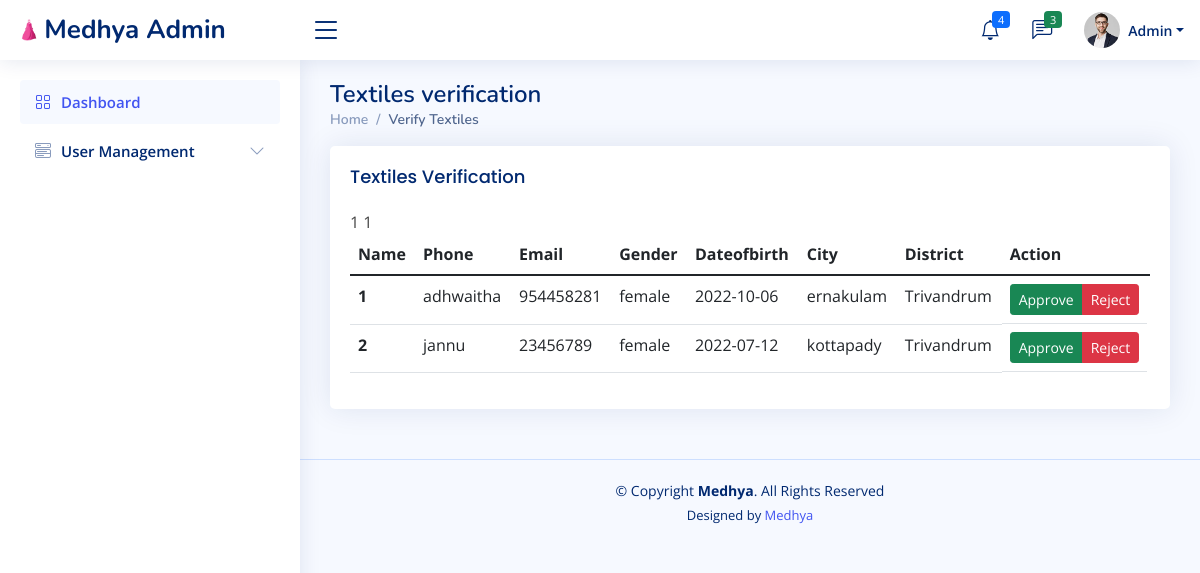
The app's page /admin/verifytextile.php with its own data.
### tables this page shows
CREATE TABLE `registration` (
  `email` varchar(50) NOT NULL,
  `name` varchar(50) NOT NULL,
  `phone` int(10) NOT NULL,
  `dateofbirth` date NOT NULL,
  `city` varchar(50) NOT NULL,
  `gender` varchar(50) NOT NULL,
  `pic` varchar(100) NOT NULL DEFAULT 'default.png',
  `distid` int(11) NOT NULL
);

CREATE TABLE `district` (
  `distid` int(11) NOT NULL,
  `district` varchar(30) NOT NULL
);

### php/connect.php (called while the page is built, shortened)
<?php
$conn = mysqli_connect("localhost", "root", "", "Medhya");
function select($sql)
{
  global $conn;
  $res = mysqli_query($conn, $sql);
  if ($res)
    return $res;
  else
    return False;
}
?>

### admin/verifytextile.php (the view, shortened to what this page needs)
<?php
require("header.php");
?>
  <main id="main" class="main">
    <div class="pagetitle">
      <h1>Textiles verification</h1>
      <nav>
        <ol class="breadcrumb">
          <li class="breadcrumb-item"><a href="login.html">Home</a></li>
          <li class="breadcrumb-item active">Verify Textiles</li>
        </ol>
      </nav>
    </div>
     <section class="section">
      <div class="row">
        <div class="col-lg-12">
          <div class="card">
            <div class="card-body">
              <h5 class="card-title">Textiles Verification</h5>
              <?php
              $res=select("select * from registration where email in (SELECT email from login WHERE usertype=4 and STATUS=1)");
              ?>
              <table class="table datatable">
                <thead>
                  <tr>
                    <th scope="col">Name</th>
                    <th scope="col">Phone</th>
                    <th scope="col">Email</th>
                    <th scope="col">Gender</th>
                    <th scope="col">Dateofbirth</th>
                    <th scope="col">City</th>
                    <th scope="col">District</th>
                    <th scope="col">Action</th>
                  </tr>
                </thead>
                <tbody>
                <?php
                $n=1;
                while($row=mysqli_fetch_assoc($res))
                {
                  $id=$row['email'];
                  ?>
                  <tr>
                    <th scope="row"><?php echo $n++;?></th>
                    <td><?php echo $row['name'];?></td>
                    <td><?php echo $row['phone'];?></td>
                    <td><?php echo $row['gender'];?></td>
                    <td><?php echo $row['dateofbirth'];?></td>
                    <td><?php echo $row['city'];?></td>
                    <?php
                    $did= $row['distid'];
                    $dist=select("select * from district where distid='$did'");
                    $d=mysqli_fetch_assoc($dist);
                    ?>
                    <td><?php echo $d['district'];?></td>
                    <td class="btn-group "><a class="btn btn-success btn-sm" href="php/phpcverify.php?id=<?php echo $id;?>">Approve</a><a class="btn btn-danger btn-sm">Reject</a></td>
                  </tr>
                  <?php
                }
                ?>
                </tbody>
              </table>
            </div>
          </div>
        </div>
      </div>
    </section>
  </main>
  <?php
require("footer.php");
?>

### admin/assets/css/style.css (style rules this page uses)
:root { scroll-behavior: smooth; }
body { font-family: "Open Sans", sans-serif; background: #f6f9ff; color: #444444; }
a { color: #4154f1; text-decoration: none; }
h1, h2, h3, h4, h5, h6 { font-family: "Nunito", sans-serif; }
#main { margin-top: 60px; padding: 20px 30px; transition: all 0.3s; }
.pagetitle { margin-bottom: 10px; }
.pagetitle h1 { font-size: 24px; margin-bottom: 0; font-weight: 600; color: #012970; }
.card { margin-bottom: 30px; border: none; border-radius: 5px; box-shadow: 0px 0 30px rgba(1, 41, 112, 0.1); }
.card-title { padding: 20px 0 15px 0; font-size: 18px; font-weight: 500; color: #012970; font-family: "Poppins", sans-serif; }
.card-body { padding: 0 20px 20px 20px; }
.breadcrumb { font-size: 14px; font-family: "Nunito", sans-serif; color: #899bbd; font-weight: 600; }
.breadcrumb a { color: #899bbd; transition: 0.3s; }
.breadcrumb .breadcrumb-item::before { color: #899bbd; }
.breadcrumb .active { color: #51678f; font-weight: 600; }
@media (min-width: 1200px) { #main, #footer { margin-left: 300px; } }

### records on screen
registration: name "adhwaitha", phone "954458281", gender "female", dateofbirth "2022-10-06", city "ernakulam", distid.district "Trivandrum"
registration: name "jannu", phone "23456789", gender "female", dateofbirth "2022-07-12", city "kottapady", distid.district "Trivandrum"
